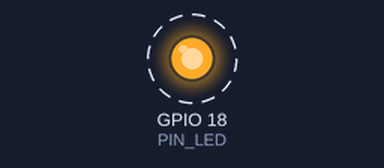
Simulated run of this program. Board: Raspberry Pi (BCM pin numbers). Parts: output pins drawn as LEDs (lit = HIGH). Dashed ring = blinking. What the program prints to the terminal is not drawn. At 10.0 s the program stops and its outputs stay as they are.

Above: at 0.5 s.
Timing chart, 0 to 4.6 s (numbered marks = the images above):
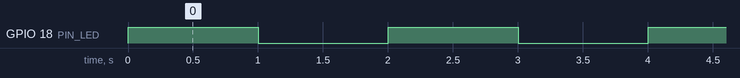

Measured:
- by itself, GPIO 18 (PIN_LED): alternates HIGH for 1.0 s and LOW for 1.0 s, 10 changes in all, then stays LOW

The program:

led_wiring.py
```python
import wiringpi as wpi
import time

PIN_LED = 18
wpi.wiringPiSetupGpio()
wpi.pinMode(PIN_LED, wpi.OUTPUT)

for i in range(5):
    wpi.digitalWrite(PIN_LED, True)
    print( 'pin %s ON'%PIN_LED)
    time.sleep(1)
    wpi.digitalWrite(PIN_LED, False)
    print( 'pin %s Off'%PIN_LED)
    time.sleep(1)
wpi.digitalWrite(PIN_LED, False)
wpi.pinMode(PIN_LED, wpi.INPUT)


    
```
